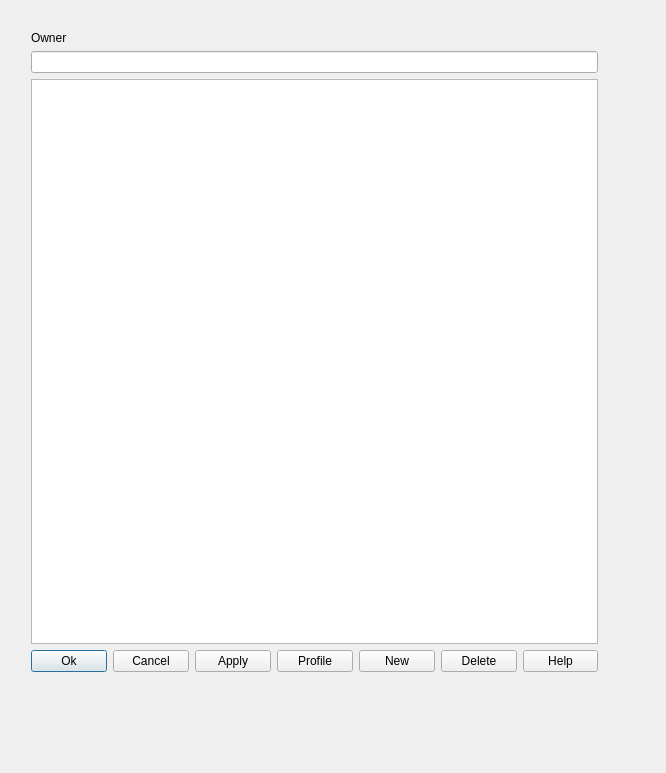
<?xml version="1.0" encoding="UTF-8"?>
<ui version="4.0">
 <class>Dialog</class>
 <widget class="QDialog" name="Dialog">
  <property name="geometry">
   <rect>
    <x>0</x>
    <y>0</y>
    <width>666</width>
    <height>773</height>
   </rect>
  </property>
  <property name="windowTitle">
   <string>Dialog</string>
  </property>
  <layout class="QHBoxLayout" name="horizontalLayout">
   <item>
    <widget class="QWidget" name="centralWidget" native="true">
     <property name="sizePolicy">
      <sizepolicy hsizetype="Preferred" vsizetype="Preferred">
       <horstretch>0</horstretch>
       <verstretch>0</verstretch>
      </sizepolicy>
     </property>
     <widget class="QWidget" name="">
      <property name="geometry">
       <rect>
        <x>20</x>
        <y>20</y>
        <width>567</width>
        <height>641</height>
       </rect>
      </property>
      <layout class="QVBoxLayout" name="overall_layout">
       <item>
        <widget class="QLabel" name="label">
         <property name="text">
          <string>Owner</string>
         </property>
        </widget>
       </item>
       <item>
        <widget class="QLineEdit" name="search_input"/>
       </item>
       <item>
        <layout class="QVBoxLayout" name="table_and_manipulate_actions_layout">
         <item>
          <widget class="QTableView" name="table_view"/>
         </item>
         <item>
          <layout class="QHBoxLayout" name="action_btn_pane">
           <item>
            <widget class="QPushButton" name="ok_button">
             <property name="text">
              <string>Ok</string>
             </property>
            </widget>
           </item>
           <item>
            <widget class="QPushButton" name="cancel_button">
             <property name="text">
              <string>Cancel</string>
             </property>
            </widget>
           </item>
           <item>
            <widget class="QPushButton" name="apply_button">
             <property name="text">
              <string>Apply</string>
             </property>
            </widget>
           </item>
           <item>
            <widget class="QPushButton" name="profile_button">
             <property name="text">
              <string>Profile</string>
             </property>
            </widget>
           </item>
           <item>
            <widget class="QPushButton" name="new_button">
             <property name="text">
              <string>New</string>
             </property>
            </widget>
           </item>
           <item>
            <widget class="QPushButton" name="delete_button">
             <property name="text">
              <string>Delete</string>
             </property>
            </widget>
           </item>
           <item>
            <widget class="QPushButton" name="help_button">
             <property name="text">
              <string>Help</string>
             </property>
            </widget>
           </item>
          </layout>
         </item>
        </layout>
       </item>
      </layout>
     </widget>
    </widget>
   </item>
  </layout>
 </widget>
 <resources/>
 <connections/>
</ui>
